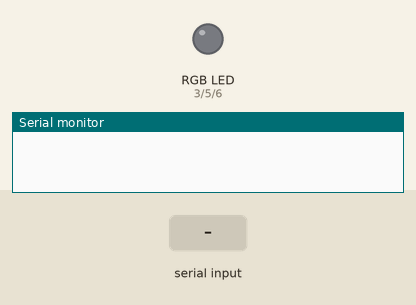
This sketch was run on a simulated Arduino Uno, built with avr-gcc and run on an emulated ATmega328P. Shown: an RGB LED mixed from three pins (HIGH = lit), the last lines printed to the serial monitor. Inputs (shaded band) come from the test bench.

Above: at 1.2 s.
1.3 s: "90,45,200\n" received over Serial
At 2.2 s:
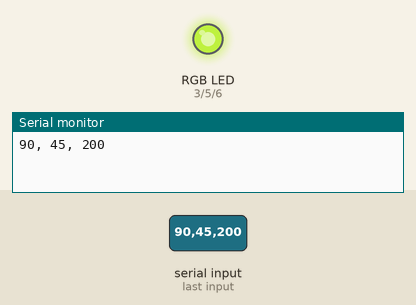
2.8 s: "30,150,10\n" received over Serial
At 3.3 s:
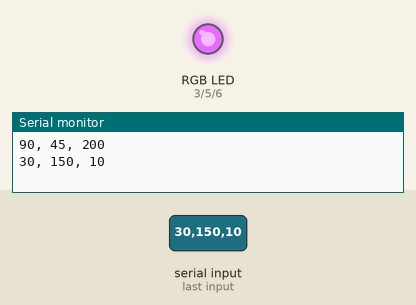
4.3 s: "90,45\n" received over Serial
At 6.2 s:
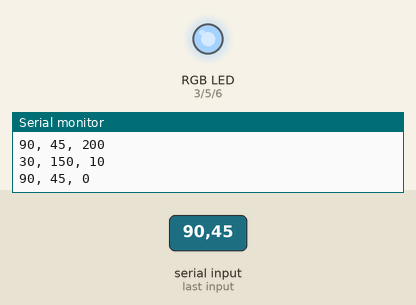
6.8 s: "5\n" received over Serial
At 9.6 s:
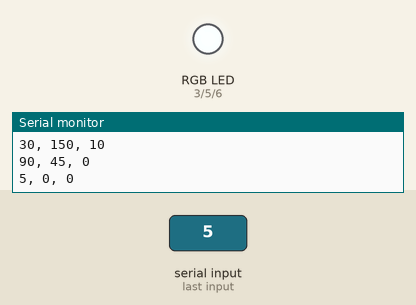
9.8 s: "200\n" received over Serial
At 12.4 s:
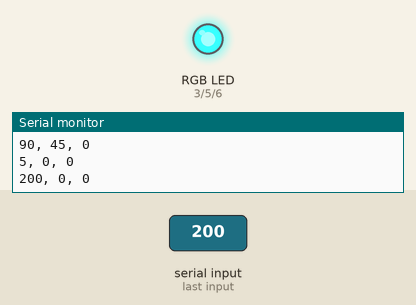
12.8 s: "1,90\n" received over Serial
At 15.1 s:
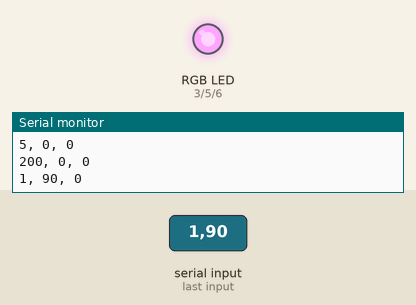
Timing chart, 0 to 16.3 s (numbered marks = the images above; inputs shaded):
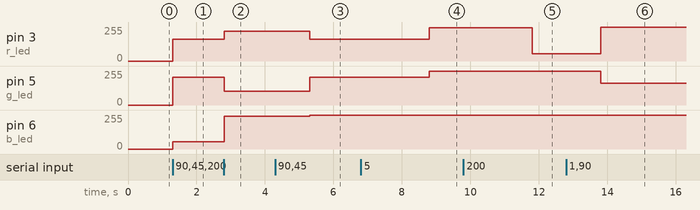

Measured:
- after the input at 1.3 s, pin 3 (r_led): 0/255 → 165/255 at once; pin 5 (g_led): 0/255 → 210/255 at once; pin 6 (b_led): 0/255 → 55/255 at once
- after the input at 2.8 s, pin 3 (r_led): 165/255 → 225/255 at once; pin 5 (g_led): 210/255 → 105/255 at once; pin 6 (b_led): 55/255 → 245/255 at once
- after the input at 4.3 s, pin 3 (r_led): 225/255 → 165/255 after 1.0 s; pin 5 (g_led): 105/255 → 210/255 after 1.0 s; pin 6 (b_led): 245/255 → 255/255 after 1.0 s
- after the input at 6.8 s, pin 3 (r_led): 165/255 → 250/255 after 2.0 s; pin 5 (g_led): 210/255 → 255/255 after 2.0 s
- after the input at 9.8 s, pin 3 (r_led): 250/255 → 55/255 after 2.0 s
- after the input at 12.8 s, pin 3 (r_led): 55/255 → 254/255 after 1.0 s; pin 5 (g_led): 255/255 → 165/255 after 1.0 s

The sketch:

led.ino
```cpp
const int r_led = 3;
const int g_led = 5;
const int b_led = 6;


void setup() {
Serial.begin(9600);
pinMode(r_led, OUTPUT);
pinMode(g_led, OUTPUT);
pinMode(b_led, OUTPUT);

// Making Sure that the leds are off
analogWrite(r_led,0);
analogWrite(g_led,0);
analogWrite(b_led,0);
}

void loop() {

// getting the value from the mobile
if(Serial.available() > 0){
int r_value = Serial.parseInt();
int g_value = Serial.parseInt();
int b_value = Serial.parseInt();

// print values of rgb
Serial.print(r_value);
Serial.print(", ");
Serial.print(g_value);
Serial.print(", ");
Serial.println(b_value);

// for The common cathod buld
r_value = 255 - constrain(r_value, 0, 255);
g_value = 255 - constrain(g_value, 0, 255);
b_value = 255 - constrain(b_value, 0, 255);


// Writting the values in the rgb leds
analogWrite(r_led,r_value);
analogWrite(g_led,g_value);
analogWrite(b_led,b_value);

// This is for getting rid of zeroes because of new line
if(Serial.read() == '\n'){
}


}}
```
